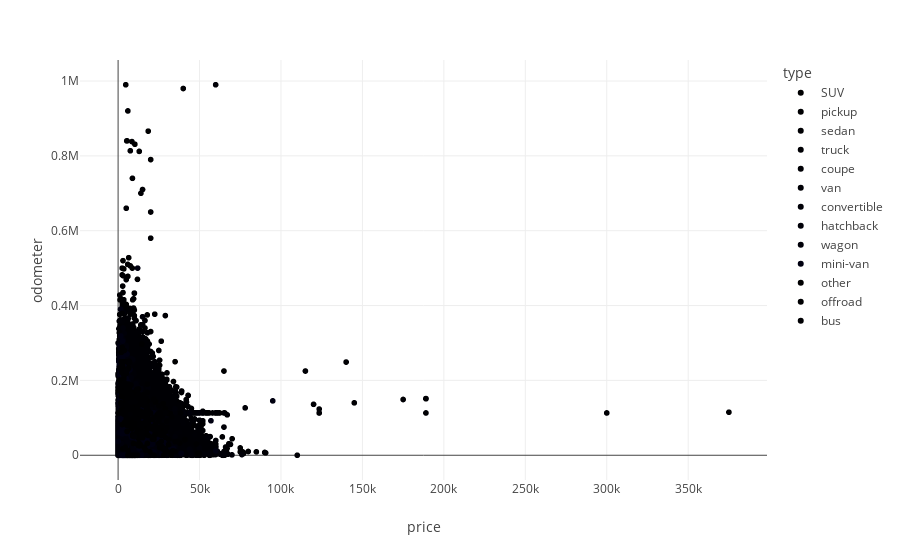

The notebook cell saved with this chart:
### Code cell
example
#While this does raise an error, we can see the scatterplot graph.

### Figure 1 — Plotly figure (JSON) as saved in the notebook; plotly's stock layout.template omitted (floating-point values rounded to 4 significant figures; data arrays with more than 128 entries replaced by an {"elided": "..."} marker saying what was removed)
{"data": [{"hovertemplate": "type=SUV<br>price=%{x}<br>odometer=%{y}<extra></extra>", "legendgroup": "SUV", "marker": {"color": "#000001", "symbol": "circle"}, "mode": "markers", "name": "SUV", "showlegend": true, "type": "scattergl", "x": {"elided": "12405 int values"}, "xaxis": "x", "y": {"elided": "12405 int values"}, "yaxis": "y"}, {"hovertemplate": "type=pickup<br>price=%{x}<br>odometer=%{y}<extra></extra>", "legendgroup": "pickup", "marker": {"color": "#000002", "symbol": "circle"}, "mode": "markers", "name": "pickup", "showlegend": true, "type": "scattergl", "x": {"elided": "6988 int values"}, "xaxis": "x", "y": {"elided": "6988 int values"}, "yaxis": "y"}, {"hovertemplate": "type=sedan<br>price=%{x}<br>odometer=%{y}<extra></extra>", "legendgroup": "sedan", "marker": {"color": "#000003", "symbol": "circle"}, "mode": "markers", "name": "sedan", "showlegend": true, "type": "scattergl", "x": {"elided": "12154 int values"}, "xaxis": "x", "y": {"elided": "12154 int values"}, "yaxis": "y"}, {"hovertemplate": "type=truck<br>price=%{x}<br>odometer=%{y}<extra></extra>", "legendgroup": "truck", "marker": {"color": "#000004", "symbol": "circle"}, "mode": "markers", "name": "truck", "showlegend": true, "type": "scattergl", "x": {"elided": "12353 int values"}, "xaxis": "x", "y": {"elided": "12353 int values"}, "yaxis": "y"}, {"hovertemplate": "type=coupe<br>price=%{x}<br>odometer=%{y}<extra></extra>", "legendgroup": "coupe", "marker": {"color": "#000005", "symbol": "circle"}, "mode": "markers", "name": "coupe", "showlegend": true, "type": "scattergl", "x": {"elided": "2303 int values"}, "xaxis": "x", "y": {"elided": "2303 int values"}, "yaxis": "y"}, {"hovertemplate": "type=van<br>price=%{x}<br>odometer=%{y}<extra></extra>", "legendgroup": "van", "marker": {"color": "#000006", "symbol": "circle"}, "mode": "markers", "name": "van", "showlegend": true, "type": "scattergl", "x": {"elided": "633 int values"}, "xaxis": "x", "y": {"elided": "633 int values"}, "yaxis": "y"}, {"hovertemplate": "type=convertible<br>price=%{x}<br>odometer=%{y}<extra></extra>", "legendgroup": "convertible", "marker": {"color": "#000007", "symbol": "circle"}, "mode": "markers", "name": "convertible", "showlegend": true, "type": "scattergl", "x": {"elided": "446 int values"}, "xaxis": "x", "y": {"elided": "446 int values"}, "yaxis": "y"}, {"hovertemplate": "type=hatchback<br>price=%{x}<br>odometer=%{y}<extra></extra>", "legendgroup": "hatchback", "marker": {"color": "#000008", "symbol": "circle"}, "mode": "markers", "name": "hatchback", "showlegend": true, "type": "scattergl", "x": {"elided": "1047 int values"}, "xaxis": "x", "y": {"elided": "1047 int values"}, "yaxis": "y"}, {"hovertemplate": "type=wagon<br>price=%{x}<br>odometer=%{y}<extra></extra>", "legendgroup": "wagon", "marker": {"color": "#000009", "symbol": "circle"}, "mode": "markers", "name": "wagon", "showlegend": true, "type": "scattergl", "x": {"elided": "1541 int values"}, "xaxis": "x", "y": {"elided": "1541 int values"}, "yaxis": "y"}, {"hovertemplate": "type=mini-van<br>price=%{x}<br>odometer=%{y}<extra></extra>", "legendgroup": "mini-van", "marker": {"color": "#000010", "symbol": "circle"}, "mode": "markers", "name": "mini-van", "showlegend": true, "type": "scattergl", "x": {"elided": "1161 int values"}, "xaxis": "x", "y": {"elided": "1161 int values"}, "yaxis": "y"}, {"hovertemplate": "type=other<br>price=%{x}<br>odometer=%{y}<extra></extra>", "legendgroup": "other", "marker": {"color": "#000001", "symbol": "circle"}, "mode": "markers", "name": "other", "showlegend": true, "type": "scattergl", "x": {"elided": "256 int values"}, "xaxis": "x", "y": {"elided": "256 int values"}, "yaxis": "y"}, {"hovertemplate": "type=offroad<br>price=%{x}<br>odometer=%{y}<extra></extra>", "legendgroup": "offroad", "marker": {"color": "#000002", "symbol": "circle"}, "mode": "markers", "name": "offroad", "showlegend": true, "type": "scattergl", "x": {"elided": "214 int values"}, "xaxis": "x", "y": {"elided": "214 int values"}, "yaxis": "y"}, {"hovertemplate": "type=bus<br>price=%{x}<br>odometer=%{y}<extra></extra>", "legendgroup": "bus", "marker": {"color": "#000003", "symbol": "circle"}, "mode": "markers", "name": "bus", "showlegend": true, "type": "scattergl", "x": [10500, 28990, 10500, 4995, 28990, 28990, 4995, 28990, 28990, 28990, 4995, 28990, 4995, 28990, 6997, 7900, 7500, 4995, 10000, 6997, 6997, 28990, 28990, 28990], "xaxis": "x", "y": [142539, 17037, 142539, 225000, 17037, 17037, 225000, 17037, 17037, 17037, 225000, 17037, 225000, 17037, 248135, 142000, 109705, 225000, 50000, 248135, 248135, 113000, 17037, 17037], "yaxis": "y"}], "layout": {"legend": {"title": {"text": "type"}, "tracegroupgap": 0}, "margin": {"t": 60}, "xaxis": {"anchor": "y", "domain": [0, 1], "title": {"text": "price"}}, "yaxis": {"anchor": "x", "domain": [0, 1], "title": {"text": "odometer"}}}}
